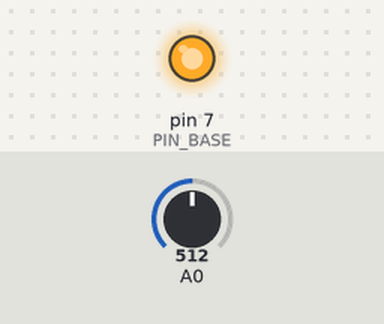
The sketch below on a simulated Arduino Uno, built with avr-gcc and run on an emulated ATmega328P. Parts: output pins drawn as LEDs (lit = HIGH). The test bench sets the inputs (shaded band); at power-on: A0 = 512. What the sketch prints to the serial monitor is not drawn.

Above: at 0.1 s.
Timing chart, 0 to 1.6 s (numbered marks = the images above):
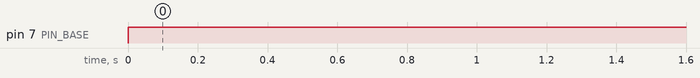

The sketch:

Program_Arduino.ino
```cpp
// kecepatan motor DC dengan potensio meter/trimpot

const int PIN_BASE = 7; //di hubungkan ke pin 11 digital PWM
void setup() {
  // put your setup code here, to run once:
pinMode(PIN_BASE, OUTPUT);    //sebagai keluaran
Serial.begin(9600);
}

void loop() {
 int nilai = analogRead(0);    //sinyal analog di baca pada pin 0 analog IN
 analogWrite(PIN_BASE, 1023 );    //keluaran kecepatan motor tergantung nilai yg terima oleh Pin Analog IN
 Serial.println(nilai); //tampil kecepatan motor di serial monitor
 delay(1000);
}
```

Measured:
- by itself, pin 7 (PIN_BASE): LOW → HIGH at 0.00 s
